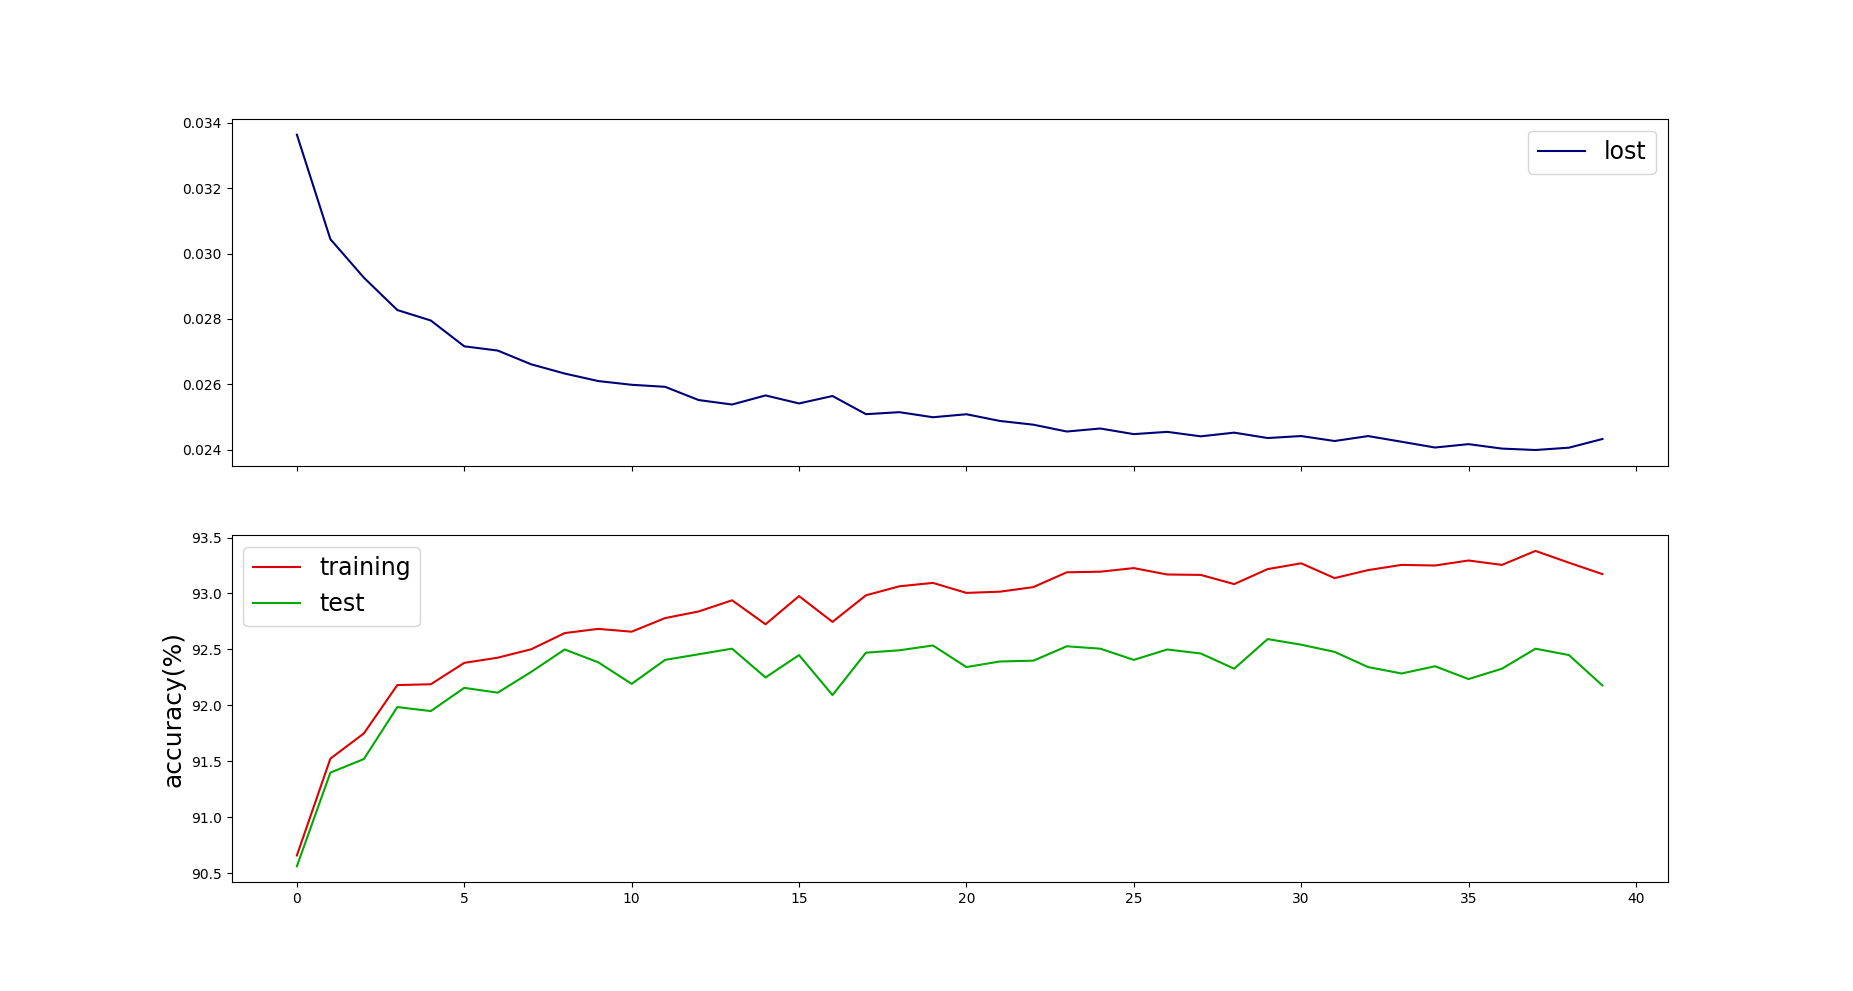

Python code for this plot:
# This program is written in Python2
# https://qiita.com/phyblas/items/375ab130e53b0d04f784

import numpy as np
from sklearn import datasets
import matplotlib.pyplot as plt

mnist = datasets.fetch_mldata('MNIST original')
X, y = mnist.data, mnist.target
X = X/255.

print(X.shape)
print(y.shape)
print(y)


#for i in range(1, 10):
#	plt.subplot(330+i)
#	plt.imshow(X[30+i*6500].reshape(28, 28), cmap='gray_r')
#	plt.show()

n = len(X)
s = np.random.permutation(n)
nn = int(n/5)
X_kunren, X_kensho = X[s[nn:]], X[s[:nn]]
y_kunren, y_kensho = y[s[nn:]], y[s[:nn]]

class kaiki:
	def __init__(self, gakushuritsu):
		self.gakushuritsu = gakushuritsu

	def gakushu(self, X, y, kurikaeshi, n_batch=0, X_kensho=0, y_kensho=0, patience=0):
		n = len(y)

		if(type(X_kensho) != np.ndarray):
			X_kensho, y_kensho = X, y

		if(n_batch==0 or n<n_batch):
			n_batch = n

		self.n_group = int(y.max()+1)
		y_1h = y[:, None] == range(self.n_group)
		self.w = np.zeros([X.shape[1]+1, self.n_group])

		self.sonshitsu = []
		self.kunren_seikaku = []
		self.kensho_seikaku = []
		saikou = 0
		agaranai = 0

		for j in range(kurikaeshi):
			s = np.random.permutation(n)
			for i in range(0, n, n_batch):
				Xn = X[s[i:i+n_batch]]
				yn = y_1h[s[i:i+n_batch]]
				phi = self.softmax(Xn)
				eee = (yn - phi)/len(yn)*self.gakushuritsu
				self.w[1:] += np.dot(eee.T, Xn).T
				self.w[0] += eee.sum(0)

			seigo = self.yosoku(X) == y
			kunren_seikaku = seigo.mean()*100
			seigo = self.yosoku(X_kensho) == y_kensho
			kensho_seikaku = seigo.mean()*100

			if(kensho_seikaku > saikou):
				saikou = kensho_seikaku
				agaranai = 0
				w = self.w.copy()
			else:
				agaranai += 1

			self.kunren_seikaku += [kunren_seikaku]
			self.kensho_seikaku += [kensho_seikaku]
			self.sonshitsu += [self.entropy(X, y_1h)]

			if(patience != 0 and agaranai >= patience):
				break

		self.w = w

	def yosoku(self, X):
		return (np.dot(X, self.w[1:]) + self.w[0]).argmax(1)

	def softmax(self, X):
		h = np.dot(X, self.w[1:]) + self.w[0]
		exp_h = np.exp(h.T - h.max(1))
		return (exp_h / exp_h.sum(0)).T

	def entropy(self, X, y_1h):
		return -(y_1h*np.log(self.softmax(X)+1e-7)).mean()

gakushuritsu = 0.24
kurikaeshi = 1000
n_batch = 100
patience = 10
mmk = kaiki(gakushuritsu)
mmk.gakushu(X_kunren, y_kunren, kurikaeshi, n_batch, X_kensho, y_kensho, patience)

plt.figure(figsize=[8, 8])

ax = plt.subplot(211)
plt.plot(mmk.sonshitsu, '#000077')
plt.legend([u'lost'], prop={'family':'AppleGothic', 'size':17})
plt.tick_params(labelbottom = 'off')

ax = plt.subplot(212)
ax.set_ylabel(u'accuracy(%)', fontname='AppleGothic', size=18)
plt.plot(mmk.kunren_seikaku, '#dd0000')
plt.plot(mmk.kensho_seikaku, '#00aa00')
plt.legend([u'training', u'test'], prop={'family':'AppleGothic', 'size':17})

plt.show()
